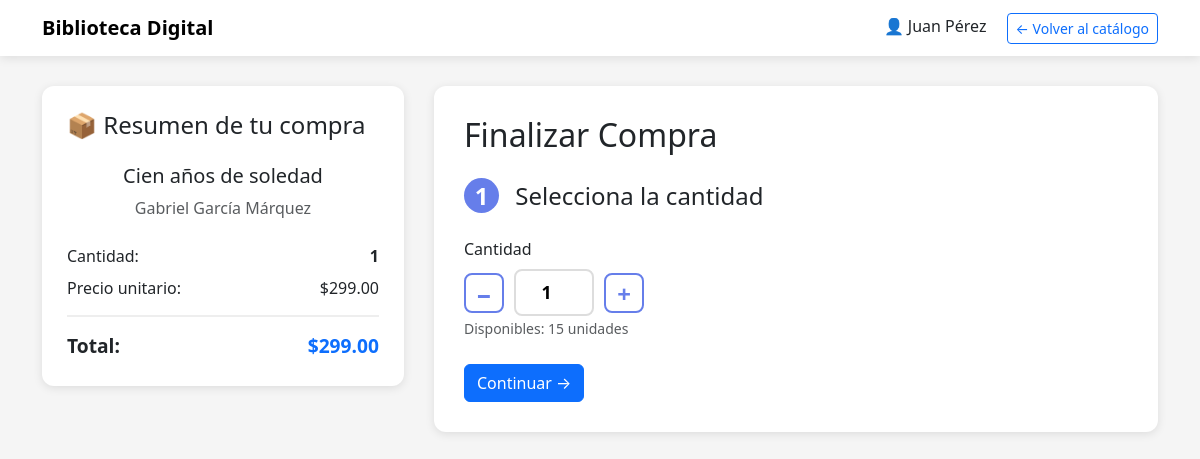
The page /modulos/proceso_compra.php?id=1 (signed in) on the database its author committed.
### tables this page shows
CREATE TABLE IF NOT EXISTS Libros (
    id_libro INT AUTO_INCREMENT PRIMARY KEY,
    titulo VARCHAR(200) NOT NULL,
    isbn VARCHAR(20) DEFAULT NULL,
    autor VARCHAR(100) NOT NULL,
    categoria VARCHAR(50),
    anio_publicacion INT DEFAULT NULL,
    descripcion TEXT,
    cantidad_disponible INT DEFAULT 0,
    precio DECIMAL(10,2) NOT NULL,
    imagen_url VARCHAR(255),
    fecha_ingreso DATETIME DEFAULT CURRENT_TIMESTAMP,
    INDEX idx_titulo (titulo),
    INDEX idx_categoria (categoria)
);

### config/conexion.php (called while the page is built, shortened)
<?php
class Conexion {
    public $con;
    public $where;
    public $having;
    public $binds;
    function __construct($opt) {
        $con = false;
        if (is_array($opt)) {
            try {
                $tipo     = $opt["tipo"];
                $bd       = $opt["bd"];
                $servidor = isset($opt["servidor"]) ? $opt["servidor"] : NULL;
                if ($tipo == "mysql") {
                    $usuario    = $opt["usuario"];
                    $contrasena = $opt["contrasena"];
                    $con = new PDO("mysql:host=$servidor;dbname=$bd", $usuario, $contrasena);
                }
                elseif ($tipo == "sqlite") {
                    $con = new PDO("sqlite:$bd");
                }
            }
            catch (PDOException $e) {
                $con = false;
            }
        }
        $this->con = $con;
    }
    function prepare($sql) {
        return $this->con->prepare($sql);
    }
    function select($tableName, $selects="*") {
        return new Select($this->con, "SELECT $selects FROM $tableName");
    }
    function addCondition($clause, $cam, $rel, $val, $pattern) {
        if ($clause == "WHERE") {
            $where      = $this->where;
            $clause_cnt = $where;
        }
        elseif ($clause == "HAVING") {
            $having = $this->having;
            $clause_cnt = $having;
        }
        $clause_cnt = "$clause_cnt $pattern";
        $clause_cnt = preg_replace('/{cam}/', $cam, $clause_cnt);
        $clause_cnt = preg_replace('/{rel}/', $rel, $clause_cnt);
        $binds = $this->binds;
        if (strpos($clause_cnt, "{val}") !== false) {
            $count      = 0;
            $clause_cnt = preg_replace('/{val}/', "?", $clause_cnt, -1, $count);
            $binds[] = $val;
        }
        $this->binds = $binds;
        if ($clause == "WHERE") {
            $this->where = $clause_cnt;
        }
        elseif ($clause == "HAVING") {
            $this->having = $clause_cnt;
        }
    }
    function clause_cnt($clause, $cnt, $cam, $rel, $val, $pattern) {
        if ($clause == "WHERE") {
            $where       = $this->where;
            $where       = ($cnt ? "" : $clause) . "$where $cnt";
            $this->where = $where;
        }
        elseif ($clause == "HAVING") {
            $having       = $this->having;
            $having       = ($cnt ? "" : $clause) . "$having $cnt";
            $this->having = $having;
        }
    }
}
class Select extends Conexion {
    public $sql;
    public $joins;
    public $groupby;
    public $orderby;
    public $limit;
    function __construct($con, $sql) {
        $this->con = $con;
        $this->sql   = $sql;
        $this->binds = array();
        $this->joins   = "";
        $this->where   = "";
        $this->groupby = "";
        $this->having  = "";
        $this->orderby = "";
        $this->limit   = "";
    }
    function getQuery() {
        $sql     = $this->sql;
        $joins   = $this->joins;
        $where   = $this->where;
        $groupby = $this->groupby;
        $having  = $this->having;
        $orderby = $this->orderby;
        $limit   = $this->limit;
        if ($where) {$sql = "$sql\r\n$where";}
        return $sql;
    }
    function execute() {
        $data = array();
        $sql   = $this->getQuery();
        $binds = $this->binds;
        $select = $this->prepare($sql);
        foreach ($binds as $x => $bind) {
            $select->bindParam($x + 1, $binds[$x]);
        }
        $select->execute();
        if ($select->rowcount()) {
            while ($row = $select->fetch(PDO::FETCH_ASSOC)) {
                $subData = array();
                foreach ($row as $x => $field) {
                    $subData[]   = $row[$x];
                    $subData[$x] = $row[$x];
                }
                $data[] = $subData;
            }
        }
        return $data;
    }
}
?>

### modulos/proceso_compra.php (the view, shortened to what this page needs)
<?php
require_once '../config/config.php';
$id_libro = isset($_GET['id']) ? intval($_GET['id']) : 0;
$db = new Conexion($opciones);
$query = $db->select("Libros", "*");
$query->where("id_libro", "=", $id_libro);
$libros = $query->execute();
$libro = $libros[0];
?>
<!DOCTYPE html>
<html lang="es">
<head>
    <link rel="stylesheet" href="https://cdn.jsdelivr.net/npm/bootstrap@5.3.0/dist/css/bootstrap.min.css">
</head>
<body>
    <nav class="navbar navbar-light mb-4">
        <div class="container">
            <a class="navbar-brand" href="../index.php">
                <strong>Biblioteca Digital</strong>
            </a>
            <div>
                <span class="me-3">👤 <?php echo htmlspecialchars($_SESSION['nombre_cliente']); ?></span>
                <a href="catalogo_libros.php" class="btn btn-sm btn-outline-primary">← Volver al catálogo</a>
            </div>
        </div>
    </nav>
    <div class="container">
        <div class="checkout-container">
            <div class="order-summary">
                <h4 class="mb-4">📦 Resumen de tu compra</h4>
                <div class="text-center mb-4">
                    <h5 class="mt-3"><?php echo htmlspecialchars($libro['titulo']); ?></h5>
                    <p class="text-muted mb-0"><?php echo htmlspecialchars($libro['autor']); ?></p>
                </div>
                <div class="summary-details">
                    <div class="d-flex justify-content-between mb-2">
                        <span>Cantidad:</span>
                        <strong id="cantidad-display">1</strong>
                    </div>
                    <div class="d-flex justify-content-between mb-2">
                        <span>Precio unitario:</span>
                        <span>$<?php echo number_format($libro['precio'], 2); ?></span>
                    </div>
                    <div class="d-flex justify-content-between summary-total">
                        <span><strong>Total:</strong></span>
                        <span><strong id="total-display" class="text-primary">$<?php echo number_format($libro['precio'], 2); ?></strong></span>
                    </div>
                </div>
            </div>
            <div class="checkout-form">
                <h2 class="mb-4">Finalizar Compra</h2>
                <form id="formCompra" method="post">
                    <div class="form-section active" data-step="1">
                        <h4 class="mb-4"><span class="step-number">1</span> Selecciona la cantidad</h4>
                        <div class="mb-4">
                            <label class="form-label">Cantidad</label>
                            <div class="quantity-selector">
                                <button type="button" class="qty-btn" onclick="cambiarCantidad(-1)">−</button>
                                <input type="number" id="cantidad" name="cantidad" value="1"
                                       min="1" max="<?php echo $libro['cantidad_disponible']; ?>"
                                       readonly class="qty-input">
                                <button type="button" class="qty-btn" onclick="cambiarCantidad(1)">+</button>
                            </div>
                            <small class="text-muted">Disponibles: <?php echo $libro['cantidad_disponible']; ?> unidades</small>
                        </div>
                        <button type="button" class="btn btn-primary" onclick="siguientePaso(2)">
                            Continuar →
                        </button>
                    </div>
                </form>
            </div>
        </div>
    </div>
</body>
</html>

### modulos/proceso_compra.php (style rules this page uses)
body { background: #f5f5f5; }
.navbar { background: white; box-shadow: 0 2px 10px rgba(0,0,0,0.1); }
.checkout-container { max-width: 1200px; margin: 30px auto; display: grid; grid-template-columns: 1fr 2fr; gap: 30px; }
.order-summary { background: white; padding: 25px; border-radius: 12px; box-shadow: 0 2px 10px rgba(0,0,0,0.1); height: fit-content; position: sticky; top: 20px; }
.checkout-form { background: white; padding: 30px; border-radius: 12px; box-shadow: 0 2px 10px rgba(0,0,0,0.1); }
.form-section { display: none; }
.form-section.active { display: block; }
.step-number { display: inline-block; width: 35px; height: 35px; background: #667eea; color: white; border-radius: 50%; text-align: center; line-height: 35px; font-weight: bold; margin-right: 10px; }
.quantity-selector { display: flex; align-items: center; gap: 10px; }
.qty-btn { width: 40px; height: 40px; border: 2px solid #667eea; background: white; color: #667eea; font-size: 1.5rem; border-radius: 8px; cursor: pointer; font-weight: bold; }
.qty-input { width: 80px; text-align: center; border: 2px solid #ddd; border-radius: 8px; padding: 8px; font-size: 1.1rem; font-weight: bold; }
.summary-total { border-top: 2px solid #eee; padding-top: 15px; margin-top: 15px; font-size: 1.2rem; }

### rows shown on the page
libros: titulo "Cien años de soledad", autor "Gabriel García Márquez", precio "299.00", cantidad_disponible "15"

### other values the page prints
$_SESSION['nombre_cliente'] "Juan Pérez"
